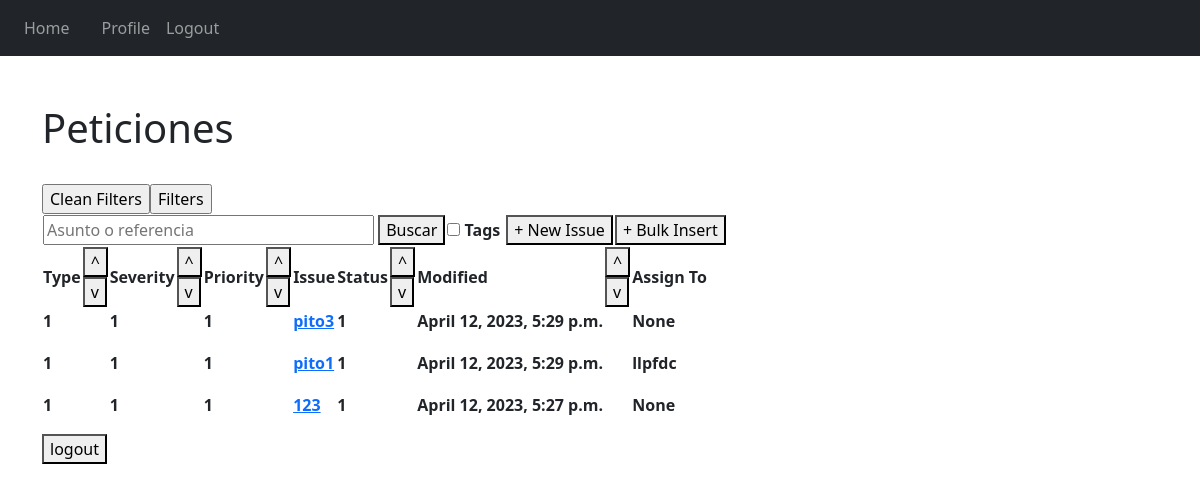
The page /showIssues/ (signed in) on the database its author committed.
### blacklotus/models.py (models this page shows, shortened)
class Issue(models.Model):
    subject = models.CharField(max_length=100)
    description = models.CharField(max_length=100)
    creator = models.CharField(max_length=100)
    status = models.IntegerField()
    type = models.IntegerField()
    severity = models.IntegerField()
    priority = models.IntegerField()
    creationdate = models.DateTimeField(auto_now_add=True)
    modifieddate = models.DateTimeField(auto_now=True)
    objects = models.Manager()
    asignedTo = models.ManyToManyField(User,blank=True)
    blocked = models.BooleanField(default= False)
    blockmotive = models.CharField(null=True, max_length=100, blank=True,default=False)
    deadline = models.BooleanField(default= False)
    deadlinedate = models.DateTimeField(null=True)
    def getFirstAsign(self):
        return self.asignedTo.first()
    def getSubject(self):
        return self.subject
    def getCreator(self):
        return self.creator
    def getStatus(self):
        return self.status
    def getType(self):
        return self.type
    def getId(self):
        return self.id
    def getSeverity(self):
        return self.severity
    def getPriority(self):
        return self.priority
    def getEditionDate(self):
        return self.creationdate

### blacklotus/views.py (the view, shortened to what this page needs)
# urls.py: path('showIssues/', views.showIssues,name='home'),
@login_required(login_url='login')
def showIssues(request):
    sort_by = None
    visible = None
    ref = None
    filtrosF = Q()
    filtrosstatus = []
    filtrospriority = []
    filtrostype = []
    filtrosseverity = []
    filtroscreator = []
    if request.method == 'GET':
        if 'r' in request.GET:
            ref = request.GET.get('r')
        if 'sort' in request.GET:
            sort_by = request.GET.get('sort')
            order = request.GET.get('direction')
            if order == 'desc':
                sort_by = '-' + sort_by
    filtroscreator = Q(creator=request.user.username) | Q(asignedTo__username=request.user.username)
    if ref is not None:
        if sort_by is not None:
            qs = Issue.objects.filter(filtrosF).order_by(sort_by).filter(filtroscreator).filter(
                Q(subject__icontains=ref))
        else:
            qs = Issue.objects.filter(filtrosF).order_by('-creationdate').filter(filtroscreator).filter(
                Q(subject__icontains=ref))
    else:
        if sort_by is not None:
            qs = Issue.objects.filter(filtrosF).order_by(sort_by).filter(filtroscreator)
        else:
            qs = Issue.objects.filter(filtrosF).order_by('-creationdate').filter(filtroscreator)
    return render(request, 'mainIssue.html', {'visible': visible, 'qs': qs})

### blacklotus/templates/mainIssue.html (shortened to what this page needs)
{% extends 'baseIssue.html' %}
{% block content %}
	<h1 class="walltitle">Peticiones</h1>
<br>
	<div class="wallmain">
        <table class="default">
            <tr>
            <form method="post" name = "mostrarfiltros">
                <input type="submit" name="clearfiltros" value="Clean Filters">
                {% if visible%}
                    <input type="submit" name="ocultarfiltros" value="Hide Filters">
                    <input type="submit" name="updatefiltros" value="Update Filtros">
                    <div class="from-check">
                        <input class="form-check-input" type="radio" name="flexRadioDefault" id="flexRadioInclude" checked>
                        <label class="form-check-label" for="flexRadioInclude">Include</label>
                    </div>
                    <div class="from-check">
                        <input class="form-check-input" type="radio" name="flexRadioDefault" id="flexRadioExclude">
                        <label class="form-check-label" for="flexRadioExclude">Exclude</label>
                    </div>
                {%else%}
                    <input type="submit" name="mostrarfiltros" value="Filters">
                {%endif%}
            </form>
            <th>
                <form method="GET">
                    <input type="text" name="r" placeholder="Asunto o referencia" type="text" size=30>
                    <button type="submit">Buscar</button>
                </form>
            </th>
            <th><input type="checkbox" name="tag" value="tagson"> Tags<br></th>
            <th></th>
            <th></th>
            <th><a href="{% url 'newIssue' %}">
            <button> + New Issue</button></a></th>
            <th><a href="{% url 'bulkIssue' %}">
            <button/home/marc/PycharmProjects/Blacklotus> + Bulk Insert</button></a></th>
            </tr>
        </table>
    <table class="issues">
        <tr>
        <th>Type</th>
        <th>
            <form method="get">
            <button type="submit" name="direction" value="asc" >^</button><br>
            <button type="submit" name="direction" value="desc">v</button>
        </form>
        </th>
        <th>Severity</th>
        <th>
            <form method="get">
            <button type="submit" name="direction" value="asc">^</button><br>
            <button type="submit" name="direction" value="desc">v</button>
        </form>
        </th>
        <th>Priority</th>
        <th>
            <form method="get">
            <button type="submit" name="direction" value="asc">^</button><br>
            <button type="submit" name="direction" value="desc">v</button>
        </form>
        </th>
        <th>Issue</th>
        <th>Status</th>
        <th>
            <form method="get">
            <button type="submit" name="direction" value="asc">^</button><br>
            <button type="submit" name="direction" value="desc">v</button>
        </form>
        </th>
        <th>Modified</th>
        <th>
            <form method="get">
            <button type="submit" name="direction" value="asc">^</button><br>
            <button type="submit" name="direction" value="desc">v</button>
        </form>
        </th>
        <th>Assign To</th>
        </tr>
        {% for issue in qs %}
        <tr>
        <th><p>{{ issue.getType }}</p></th>
        <th></th>
        <th><p>{{ issue.getSeverity  }}</p></th>
        <th></th>
        <th><p>{{ issue.getPriority}}</p></th>
        <th></th>
        <th><a href = "{% url 'seeIssue' issue.getId%}" target = "_self"><p>{{ issue.getSubject }}
        </p></a></th>
        <th><p>{{ issue.getStatus }}</p></th>
        <th></th>
        <th><p>{{ issue.getEditionDate }}</p></th>
        <th></th>
        <th><p>{{ issue.getFirstAsign }}</p></th>
        </tr>
        {% endfor %}
    </table>
	</div>
        <th><a href="{% url 'logout' %}">
            <button>logout</button></a></th>
{% endblock %}

### blacklotus/templates/baseIssue.html (shortened to what this page needs)
<!doctype html>
<html lang="en">
<head>
    <link href="https://cdn.jsdelivr.net/npm/bootstrap@5.3.0-alpha2/dist/css/bootstrap.min.css" rel="stylesheet"
>
    <nav class="navbar navbar-expand-lg  navbar-dark bg-dark">
        <div class="collapse navbar-collapse" id="navbarSupportedContent">
            <ul class="navbar-nav mr-auto">
                <li class="nav-item active">
                    <a class="nav-link" href=""></a>
                </li>
                <li class="nav-item active">
                    <a class="nav-link" href="{% url 'home' %}">Home</a>
                </li>
                <li class="nav-item active">
                    <a class="nav-link" href=""></a>
                </li>
                <li class="nav-item active">
                    <a class="nav-link" href="{% url 'profile' %}">Profile</a>
                </li>
                <li class="nav-item active">
                    <a class="nav-link" href="{% url 'logout' %}">Logout</a>
                </li>
            </ul>
        </div>
    </nav>
</head>
<body><br/> <br/>
<div class="container" s>
    {% block content %}
    {% endblock %}
</div>
</body>
</html>

### rows shown on the page
Issue: getType "1", getSeverity "1", getPriority "1", getSubject "pito3", getStatus "1", getEditionDate "April 12, 2023, 5:29 p.m.", getFirstAsign "None"
Issue: getType "1", getSeverity "1", getPriority "1", getSubject "pito1", getStatus "1", getEditionDate "April 12, 2023, 5:29 p.m.", getFirstAsign "llpfdc"
Issue: getType "1", getSeverity "1", getPriority "1", getSubject "123", getStatus "1", getEditionDate "April 12, 2023, 5:27 p.m.", getFirstAsign "None"
